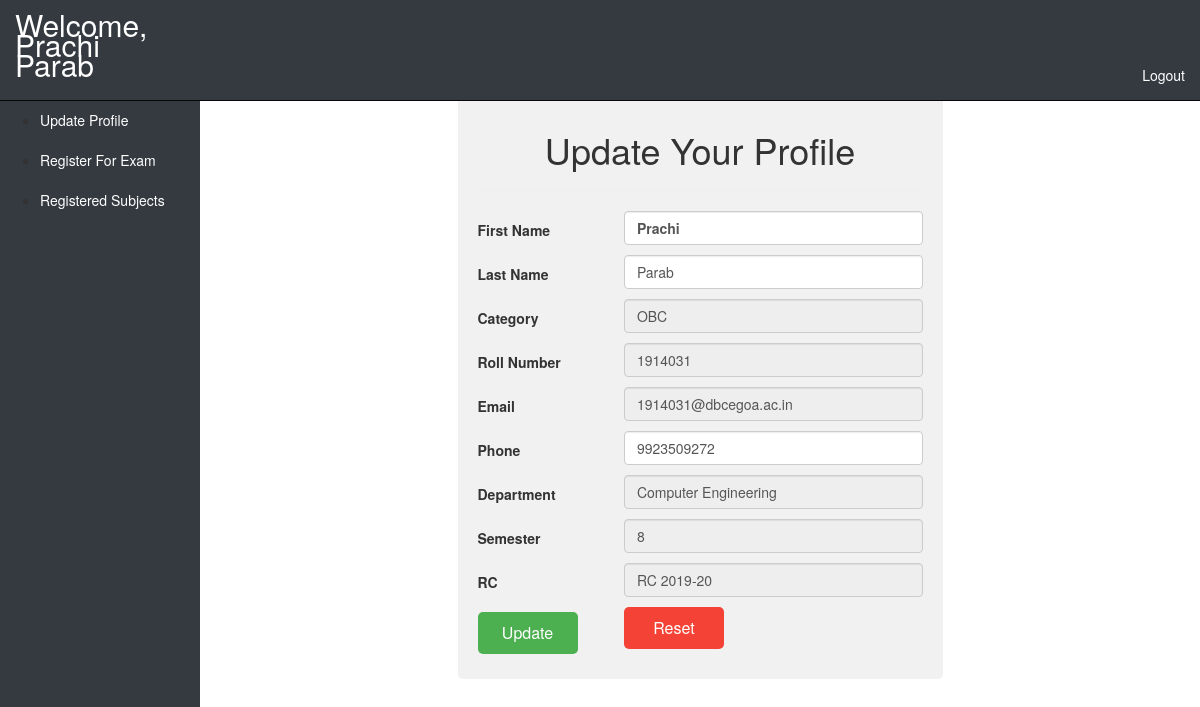
Page /dtr_panel/dtr_dashboard/Xam/user/dashboard.php?page=update_profile (signed in) on the committed database.
### tables this page shows
CREATE TABLE IF NOT EXISTS `student` (
  `fname` varchar(10) NOT NULL,
  `lname` varchar(10) NOT NULL,
  `rno` int NOT NULL,
  `email` varchar(30) NOT NULL,
  `dept` varchar(30) NOT NULL,
  `sem` int NOT NULL,
  `gender` varchar(3) NOT NULL,
  `phno` bigint NOT NULL,
  `password` varchar(255) NOT NULL,
  `categry` varchar(10) NOT NULL,
  `rc` char(15) NOT NULL,
  PRIMARY KEY (`rno`),
  UNIQUE KEY `rno` (`rno`)
);

### dtr_panel/dtr_dashboard/Xam/user/update_profile.php (the view, shortened to what this page needs)
<?php
require_once('../connection.php');
$query = mysqli_query($con, "SELECT * from student WHERE rno = '$user'");
$row = mysqli_fetch_array($query);
?>
<!DOCTYPE html>
<html lang="en">
<head>
    <link rel="stylesheet" href="bootstrap/bootstrap.css" />
</head>
<body>
    <?php
    extract($_POST);
    ?>
    <div class="mcontainer">
        <form name="register" method="post" class="myform" action="" enctype="multipart/form-data">
            <h1 class="tit">Update Your Profile</h1>
            <hr>
            <table width="100%">
                <tr>
                    <td>
                        <label class="required">First Name</label>
                    </td>
                    <td class="td1">
                        <input type="text" autocomplete="off" name="fname" placeholder="First Name" class="form-control required" value="<?php echo $row['fname']; ?>" />
                    </td>
                </tr>
                <tr>
                    <td>
                        <label class="required">Last Name</label>
                    </td>
                    <td class="td1">
                        <input type="text" name="lname" autocomplete="off" placeholder="Last Name" required value="<?php echo $row['lname']; ?>" class="form-control" />
                    </td>
                </tr>
                <tr>
                    <td>
                        <label class="required">Category</label>
                    </td>
                    <td class="td1">
                        <input type="text" name="categry" value="<?php echo $row['categry']; ?>" readonly class="form-control" />
                    </td>
                </tr>
                <tr>
                    <td>
                        <label class="required">Roll Number</label>
                    </td>
                    <td class="td1">
                        <input type="text" name="rno" autocomplete="off" readonly value="<?php echo $row['rno']; ?>" class="form-control" />
                    </td>
                </tr>
                <tr>
                    <td>
                        <label class="required">Email</label>
                    </td>
                    <td class="td1">
                        <input type="email" name="mail" autocomplete="off" readonly value="<?php echo $row['email']; ?>" class="form-control" />
                    </td>
                </tr>
                <tr>
                    <td>
                        <label>Phone</label>
                    </td>
                    <td class="td1">
                        <input type="phone" autocomplete="off" name="phone" id="phone" value="<?php echo $row['phno']; ?>" class="form-control" />
                    </td>
                </tr>
                <tr>
                    <td>
                        <label class="required">Department</label>
                    </td>
                    <td class="td1">
                        <input type="text" name="dept" readonly value="<?php echo $row['dept']; ?>" class="form-control" />
                    </td>
                </tr>
                <tr>
                    <td>
                        <label class="required">Semester</label>
                    </td>
                    <td class="td1">
                        <input type="text" name="sem" value="<?php echo $row['sem']; ?>" readonly class="form-control" />
                    </td>
                </tr>
                <tr>
                    <td>
                        <label class="required">RC</label>
                    </td>
                    <td class="td1">
                        <input type="text" name="rc" value="<?php echo $row['rc']; ?>" readonly class="form-control" />
                    </td>
                </tr>
                <tr>
                    <td>
                        <input type="submit" name="Update" class="login_btn" value="Update" />
                    </td>
                    <td class="td1">
                        <input type="reset" onClick="window.location.href=window.location.href" class="reset_btn" value="Reset" />
                    </td>
                </tr>
            </table>
        </form>
    </div>
</body>
</html>

### dtr_panel/dtr_dashboard/Xam/user/dashboard.php (shortened to what this page needs)
<?php
require_once('../connection.php');
$user = $_SESSION['user'];
if ($user == "") {
    header('location:../index.php');
} else {
    $stud =  mysqli_query($con, "SELECT * from student where rno = '$user'");
}
$row = mysqli_fetch_array($stud);
$q = mysqli_query($con, "select * from exam_reg where rno='" . $_SESSION['user'] . "'");
$rr = mysqli_num_rows($q);
if (!$rr) {
    $exerrr = "<font color='red';font-family:'Acme';>You have not Registered for Exam Yet!</font>";
} else {
    $exerrr = "<font color='primary'>Your Application has Been Submitted..! </font>";
}
?>
<!DOCTYPE html>
<html lang="en">
<head>
    <link rel="stylesheet" href="https://maxcdn.bootstrapcdn.com/bootstrap/3.3.7/css/bootstrap.min.css">
</head>
<body>
    <nav class="navbar navbar-inverse navbar-fixed-top" >
        <div class="container-fluid"style="background-color:#343a40;">
            <div class="navbar-header">
                <a class="navbar-brand text-black" style="font-size:30px;color: white;padding-right: 1000px;background-color:#343a40" href="#">Welcome, <?php echo '' . $row['fname'] . ' ' . $row['lname']; ?> </a>
            </div>
            <ul class="nav navbar-nav navbar-right collapsed text-black" id="navbar">
                <li>
                    <a class="mnav11" style="color:white;-size:25px;background-color:#343a40" href="../logout.php?logout"><i class="fas fa-sign-out-alt" aria-hidden="true"></i> Logout</a>
                </li>
            </ul>
    </nav>
    <div class="wrapper">
        <div class="sidebar col -l2 -s4">
            <ul>
                <li><a href="dashboard.php"style="color: #ffffff"><i class="fas fa-clipboard"></i>Dashboard</a></li><br>
                <li><a href="dashboard.php?page=update_profile"style="color: #ffffff"><i class="fas fa-user-edit"></i> Update Profile</a></li><br>
                <li><a href="dashboard.php?page=reg2"style="color: #ffffff"><i class="fas fa-pen"></i>Register For Exam</a></li><br>
                <li><a href="dashboard.php?page=subjects_reg"style="color: #ffffff"><i class="far fa-file"></i> Registered Subjects</a></li><br>
            </ul>
        </div>
        <div class="col-sm-12 col-sm-offset-12 col-md-10 col-md-offset-2 main">
            <?php
            @$page =  $_GET['page'];
            if ($page != "") {
                if ($page == "update_profile") {
                    include('update_profile.php');
                }
            } else {
            ?><h2 style="font-family:'Bitter';margin-left: 2%;font-weight:600;"><?php echo @$exerrr; ?></h2>
            <?php } ?>
</body>
</html>

### dtr_panel/dtr_dashboard/Xam/user/dashboard.php (style rules this page uses)
body { padding-top: 70px; }
.navbar-brand { font-size: 30px; color: white; padding-right: 750px; }
.text-black { color: black; }
.sidebar { margin-top:-20px; padding-top: 20px; width: 200px; height: 1000px; position: fixed; background-color: #343a40; overflow-x: hidden; overflow-y: auto; }
.main { margin-left: 200px; padding: 20px; }

### dtr_panel/dtr_dashboard/Xam/user/update_profile.php (style rules this page uses)
.mcontainer { width: 50%; margin: auto; }
.myform { padding: 20px; background-color: #f1f1f1; border-radius: 5px; }
.tit { text-align: center; }
.td1 { padding-bottom: 10px; }
.required { font-weight: bold; }
.login_btn { background-color: #4CAF50; color: white; border: none; cursor: pointer; padding: 10px; width: 100px; text-align: center; text-decoration: none; display: inline-block; font-size: 16px; border-radius: 5px; }
.reset_btn { background-color: #f44336; color: white; border: none; cursor: pointer; padding: 10px; width: 100px; text-align: center; text-decoration: none; display: inline-block; font-size: 16px; border-radius: 5px; }

### rows in the picture
student: fname "Prachi", lname "Parab", categry "OBC", rno "1914031", mail "1914031@dbcegoa.ac.in", phone "9923509272", dept "Computer Engineering", sem "8", rc "RC 2019-20"
